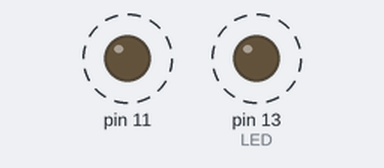
Bench run of a sketch on a simulated Arduino Uno, built with avr-gcc and run on an emulated ATmega328P. Shown: output pins drawn as LEDs (lit = HIGH). Dashed ring = blinking.

Above: at 0.5 s.
Timing chart, 0 to 4.6 s (numbered marks = the images above):
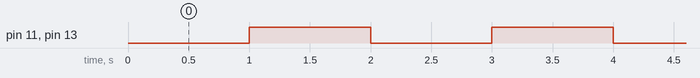

Measured:
- by itself, pin 11, pin 13 (LED): alternates HIGH for 1.0 s and LOW for 1.0 s

The sketch:

duben10.ino
```cpp
const byte LED = 13;

void setup() {
  pinMode(LED, OUTPUT);
  pinMode(11, OUTPUT);
  Serial.begin(9600);
  PORTB = 0b11010111;
}

void loop() {
  delay(1000);

  if (PORTB & 0b00101000) {
    PORTB &= 0b11010111;
  }
  else {
    PORTB |= 0b00101000;
  }
}
```
